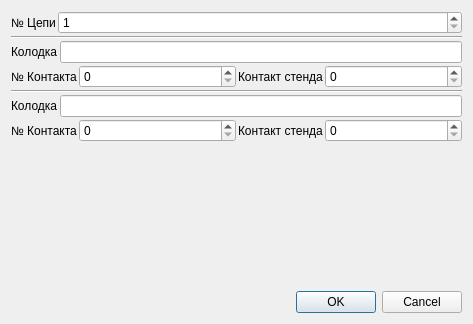
<?xml version="1.0" encoding="UTF-8"?>
<ui version="4.0">
 <class>CircuitInputDialog</class>
 <widget class="QDialog" name="CircuitInputDialog">
  <property name="geometry">
   <rect>
    <x>0</x>
    <y>0</y>
    <width>473</width>
    <height>324</height>
   </rect>
  </property>
  <property name="windowTitle">
   <string>Dialog</string>
  </property>
  <layout class="QGridLayout" name="gridLayout">
   <property name="spacing">
    <number>2</number>
   </property>
   <item row="6" column="0">
    <widget class="QDialogButtonBox" name="buttonBox">
     <property name="orientation">
      <enum>Qt::Horizontal</enum>
     </property>
     <property name="standardButtons">
      <set>QDialogButtonBox::Cancel|QDialogButtonBox::Ok</set>
     </property>
    </widget>
   </item>
   <item row="1" column="0">
    <widget class="Line" name="line">
     <property name="orientation">
      <enum>Qt::Horizontal</enum>
     </property>
    </widget>
   </item>
   <item row="3" column="0">
    <widget class="Line" name="line_2">
     <property name="orientation">
      <enum>Qt::Horizontal</enum>
     </property>
    </widget>
   </item>
   <item row="0" column="0">
    <layout class="QHBoxLayout" name="horizontalLayout">
     <property name="spacing">
      <number>2</number>
     </property>
     <item>
      <widget class="QLabel" name="i_numL">
       <property name="sizePolicy">
        <sizepolicy hsizetype="Maximum" vsizetype="Preferred">
         <horstretch>0</horstretch>
         <verstretch>0</verstretch>
        </sizepolicy>
       </property>
       <property name="text">
        <string>№ Цепи</string>
       </property>
      </widget>
     </item>
     <item>
      <widget class="QSpinBox" name="numSB">
       <property name="minimum">
        <number>1</number>
       </property>
       <property name="maximum">
        <number>65280</number>
       </property>
      </widget>
     </item>
    </layout>
   </item>
   <item row="2" column="0">
    <layout class="QVBoxLayout" name="verticalLayout_2">
     <property name="spacing">
      <number>2</number>
     </property>
     <item>
      <layout class="QHBoxLayout" name="horizontalLayout_2">
       <property name="spacing">
        <number>2</number>
       </property>
       <item>
        <widget class="QLabel" name="i_nameFromL">
         <property name="sizePolicy">
          <sizepolicy hsizetype="Maximum" vsizetype="Preferred">
           <horstretch>0</horstretch>
           <verstretch>0</verstretch>
          </sizepolicy>
         </property>
         <property name="text">
          <string>Колодка</string>
         </property>
        </widget>
       </item>
       <item>
        <widget class="QLineEdit" name="nameFromLE">
         <property name="sizePolicy">
          <sizepolicy hsizetype="Expanding" vsizetype="Fixed">
           <horstretch>0</horstretch>
           <verstretch>0</verstretch>
          </sizepolicy>
         </property>
        </widget>
       </item>
      </layout>
     </item>
     <item>
      <layout class="QHBoxLayout" name="horizontalLayout_9">
       <property name="spacing">
        <number>2</number>
       </property>
       <item>
        <layout class="QHBoxLayout" name="horizontalLayout_3">
         <property name="spacing">
          <number>2</number>
         </property>
         <item>
          <widget class="QLabel" name="i_circuitFromL">
           <property name="sizePolicy">
            <sizepolicy hsizetype="Maximum" vsizetype="Preferred">
             <horstretch>0</horstretch>
             <verstretch>0</verstretch>
            </sizepolicy>
           </property>
           <property name="text">
            <string>№ Контакта</string>
           </property>
          </widget>
         </item>
         <item>
          <widget class="QSpinBox" name="circuitFromSB"/>
         </item>
        </layout>
       </item>
       <item>
        <layout class="QHBoxLayout" name="horizontalLayout_4">
         <property name="spacing">
          <number>2</number>
         </property>
         <item>
          <widget class="QLabel" name="i_pinFromL">
           <property name="sizePolicy">
            <sizepolicy hsizetype="Maximum" vsizetype="Preferred">
             <horstretch>0</horstretch>
             <verstretch>0</verstretch>
            </sizepolicy>
           </property>
           <property name="text">
            <string>Контакт стенда</string>
           </property>
          </widget>
         </item>
         <item>
          <widget class="QSpinBox" name="pinFromSB">
           <property name="minimum">
            <number>0</number>
           </property>
           <property name="maximum">
            <number>255</number>
           </property>
           <property name="value">
            <number>0</number>
           </property>
          </widget>
         </item>
        </layout>
       </item>
      </layout>
     </item>
    </layout>
   </item>
   <item row="5" column="0">
    <spacer name="verticalSpacer">
     <property name="orientation">
      <enum>Qt::Vertical</enum>
     </property>
     <property name="sizeHint" stdset="0">
      <size>
       <width>20</width>
       <height>40</height>
      </size>
     </property>
    </spacer>
   </item>
   <item row="4" column="0">
    <layout class="QVBoxLayout" name="verticalLayout">
     <property name="spacing">
      <number>2</number>
     </property>
     <item>
      <layout class="QHBoxLayout" name="horizontalLayout_5">
       <property name="spacing">
        <number>2</number>
       </property>
       <item>
        <widget class="QLabel" name="i_nameToL">
         <property name="sizePolicy">
          <sizepolicy hsizetype="Maximum" vsizetype="Preferred">
           <horstretch>0</horstretch>
           <verstretch>0</verstretch>
          </sizepolicy>
         </property>
         <property name="text">
          <string>Колодка</string>
         </property>
        </widget>
       </item>
       <item>
        <widget class="QLineEdit" name="nameToLE"/>
       </item>
      </layout>
     </item>
     <item>
      <layout class="QHBoxLayout" name="horizontalLayout_8">
       <property name="spacing">
        <number>2</number>
       </property>
       <item>
        <layout class="QHBoxLayout" name="horizontalLayout_7">
         <property name="spacing">
          <number>2</number>
         </property>
         <item>
          <widget class="QLabel" name="i_circuitToL_2">
           <property name="sizePolicy">
            <sizepolicy hsizetype="Maximum" vsizetype="Preferred">
             <horstretch>0</horstretch>
             <verstretch>0</verstretch>
            </sizepolicy>
           </property>
           <property name="text">
            <string>№ Контакта</string>
           </property>
          </widget>
         </item>
         <item>
          <widget class="QSpinBox" name="circuitToSB"/>
         </item>
        </layout>
       </item>
       <item>
        <layout class="QHBoxLayout" name="horizontalLayout_6">
         <property name="spacing">
          <number>2</number>
         </property>
         <item>
          <widget class="QLabel" name="i_pinToL">
           <property name="sizePolicy">
            <sizepolicy hsizetype="Maximum" vsizetype="Preferred">
             <horstretch>0</horstretch>
             <verstretch>0</verstretch>
            </sizepolicy>
           </property>
           <property name="text">
            <string>Контакт стенда</string>
           </property>
          </widget>
         </item>
         <item>
          <widget class="QSpinBox" name="pinToSB">
           <property name="maximum">
            <number>255</number>
           </property>
          </widget>
         </item>
        </layout>
       </item>
      </layout>
     </item>
    </layout>
   </item>
  </layout>
 </widget>
 <resources/>
 <connections>
  <connection>
   <sender>buttonBox</sender>
   <signal>accepted()</signal>
   <receiver>CircuitInputDialog</receiver>
   <slot>accept()</slot>
   <hints>
    <hint type="sourcelabel">
     <x>248</x>
     <y>254</y>
    </hint>
    <hint type="destinationlabel">
     <x>157</x>
     <y>274</y>
    </hint>
   </hints>
  </connection>
  <connection>
   <sender>buttonBox</sender>
   <signal>rejected()</signal>
   <receiver>CircuitInputDialog</receiver>
   <slot>reject()</slot>
   <hints>
    <hint type="sourcelabel">
     <x>316</x>
     <y>260</y>
    </hint>
    <hint type="destinationlabel">
     <x>286</x>
     <y>274</y>
    </hint>
   </hints>
  </connection>
 </connections>
</ui>
